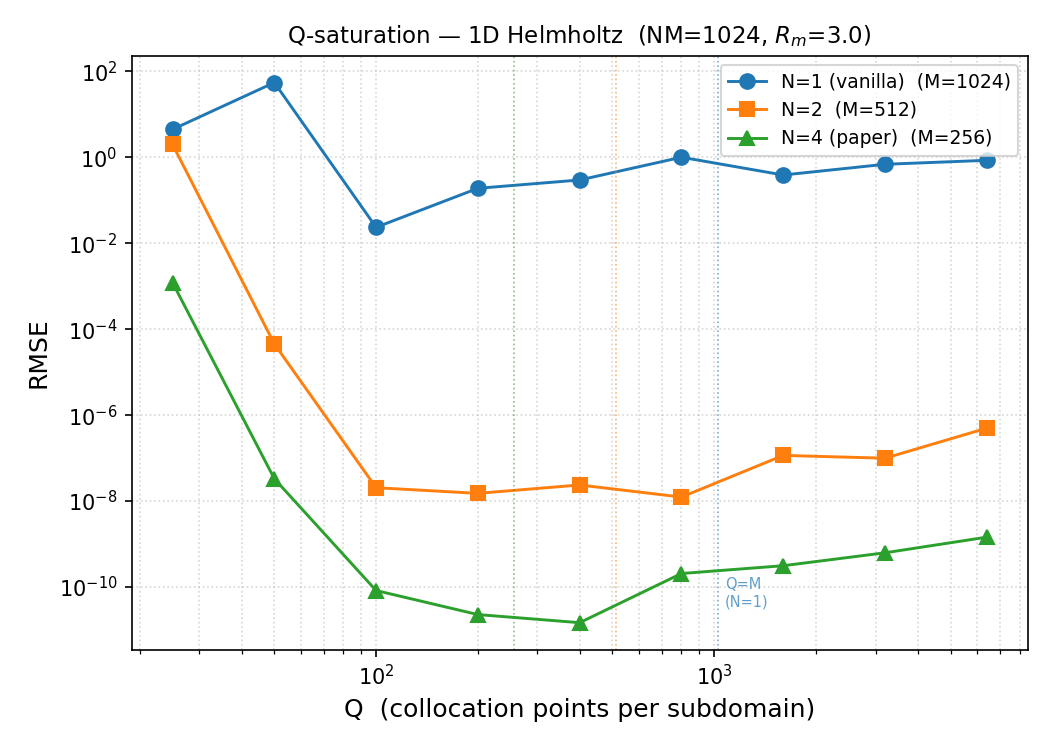

Generate this figure with Python:
#!/usr/bin/env python3
"""
Q-saturation study: fix NM=1024, vary Q to find the saturation point.

For each N in {1, 2, 4}:
    M = 1024 // N
    Q swept over Q_VALUES

The system transitions from underdetermined (Q < M) to overdetermined (Q > M)
per subdomain. RMSE should plateau once Q is large enough.

Output: log-log plot of RMSE vs Q with one line per N value.
"""

import sys
from pathlib import Path

sys.path.insert(0, str(Path(__file__).resolve().parent.parent))

import jax
import jax.numpy as jnp
import matplotlib.pyplot as plt
import numpy as np

from locelm import evaluate_solution, solve_locelm_1d

jax.config.update("jax_enable_x64", True)

# ---------- Problem: 1D Helmholtz  u'' - 10u = f  on [0, 8] ----------------
LAMBDA = 10.0
DOMAIN = (0.0, 8.0)
R_M = 3.0
SEED = 0
N_EVAL = 1000
NM = 1024   # fixed: N * M = 1024


def exact_solution(x):
    return (
        jnp.sin(3 * jnp.pi * x + 3 * jnp.pi / 20)
        * jnp.cos(2 * jnp.pi * x + jnp.pi / 10)
        + 2.0
    )


def exact_solution_d2(x):
    a1, phi1 = 3 * jnp.pi, 3 * jnp.pi / 20
    a2, phi2 = 2 * jnp.pi, jnp.pi / 10
    s1 = jnp.sin(a1 * x + phi1)
    c1 = jnp.cos(a1 * x + phi1)
    s2 = jnp.sin(a2 * x + phi2)
    c2 = jnp.cos(a2 * x + phi2)
    return -(a1**2 + a2**2) * s1 * c2 - 2 * a1 * a2 * c1 * s2


def source_fn(x):
    return exact_solution_d2(x) - LAMBDA * exact_solution(x)


# ---------- Experiment runner -----------------------------------------------

def run_experiment(N, M, Q):
    """Run locELM for N subdomains, M basis functions, Q collocation pts/subdomain."""
    bc_left = float(exact_solution(jnp.array(DOMAIN[0])))
    bc_right = float(exact_solution(jnp.array(DOMAIN[1])))

    beta, subdomains = solve_locelm_1d(
        pde_coeffs=(1.0, 0.0, -LAMBDA),
        source_fn=source_fn,
        bc_left=bc_left,
        bc_right=bc_right,
        domain=DOMAIN,
        N_e=N,
        Q=Q,
        M=M,
        R_m=R_M,
        seed=SEED,
    )

    x_eval = jnp.linspace(DOMAIN[0], DOMAIN[1], N_EVAL)
    u_num = evaluate_solution(x_eval, beta, subdomains, M)
    u_true = jax.vmap(exact_solution)(x_eval)

    return float(jnp.sqrt(jnp.mean((u_num - u_true) ** 2)))


# ---------- Main ------------------------------------------------------------

def main():
    N_VALUES = [1, 2, 4]
    Q_VALUES = [25, 50, 100, 200, 400, 800, 1600, 3200, 6400]

    style = {
        1: dict(color="C0", marker="o", label="N=1 (vanilla)"),
        2: dict(color="C1", marker="s", label="N=2"),
        4: dict(color="C2", marker="^", label="N=4 (paper)"),
    }

    print(f"NM={NM}, R_m={R_M}, domain={DOMAIN}, seed={SEED}")
    print(f"\n{'N':>4}  {'M':>6}  {'Q':>6}  {'Q/M':>6}  {'RMSE':>12}")
    print("-" * 44)

    results = {}   # N -> list of (Q, rmse)
    for N in N_VALUES:
        M = NM // N
        pts = []
        for Q in Q_VALUES:
            rms = run_experiment(N, M, Q)
            pts.append((Q, rms))
            ratio = Q / M
            marker = "<" if Q < M else ("=" if Q == M else ">")
            print(f"{N:>4}  {M:>6}  {Q:>6}  {ratio:>5.2f}{marker}  {rms:>12.3e}")
        results[N] = pts
        print()

    # ---------- Plot -------------------------------------------------------
    fig, ax = plt.subplots(figsize=(7, 5))

    for N in N_VALUES:
        M = NM // N
        Q_arr = np.array([q for q, _ in results[N]], dtype=float)
        R_arr = np.array([r for _, r in results[N]], dtype=float)

        st = style[N]
        ax.loglog(
            Q_arr, R_arr,
            marker=st["marker"], color=st["color"],
            linestyle="-", linewidth=1.4, markersize=7,
            label=f"{st['label']}  (M={M})",
        )

        # Vertical dashed line at Q = M (transition point)
        ax.axvline(x=M, color=st["color"], linestyle=":", linewidth=0.8, alpha=0.6)

    ax.set_xlabel("Q  (collocation points per subdomain)", fontsize=12)
    ax.set_ylabel("RMSE", fontsize=12)
    ax.set_title(
        f"Q-saturation — 1D Helmholtz  (NM={NM}, $R_m$={R_M})",
        fontsize=11,
    )
    ax.legend(fontsize=9, loc="best")
    ax.grid(True, which="both", linestyle=":", alpha=0.5)

    # Annotate transition lines
    ax.text(
        1024 * 1.05, ax.get_ylim()[0] * 10,
        "Q=M\n(N=1)", fontsize=7, color="C0", alpha=0.7,
    )

    plt.tight_layout()
    out_path = Path(__file__).parent / "q_saturation.png"
    plt.savefig(out_path, dpi=150)
    print(f"Figure saved → {out_path}")
    plt.show()


if __name__ == "__main__":
    main()
